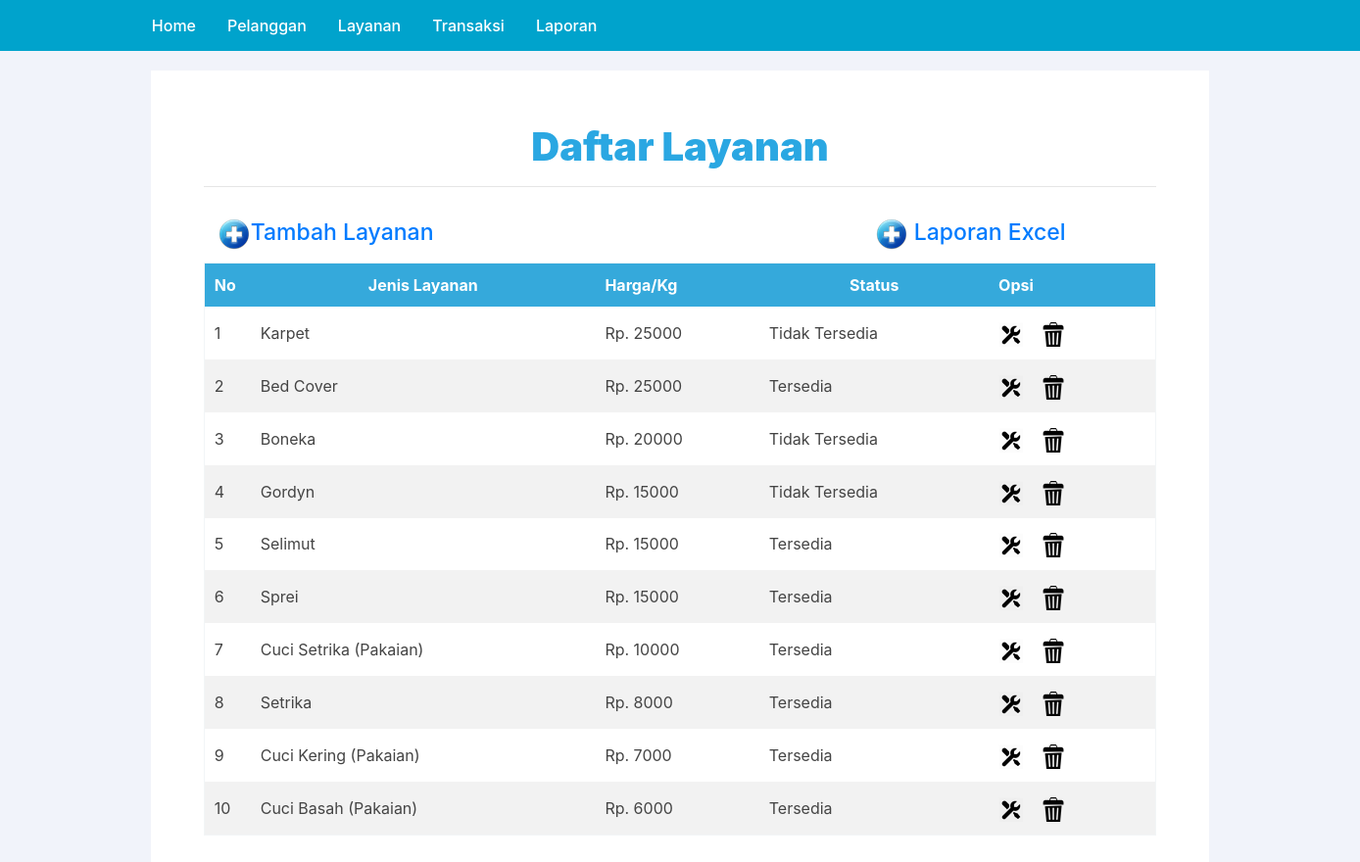
Page /halaman_pegawai_layanan.php on the committed database.
### tables this page shows
CREATE TABLE `layanan` (
  `ID_LAYANAN` int(11) NOT NULL,
  `NAMA_LAYANAN` varchar(50) DEFAULT NULL,
  `HARGA_LAYANAN` int(11) DEFAULT NULL,
  `STATUS_LAYANAN` varchar(50) DEFAULT NULL
);

### halaman_pegawai_layanan.php (the view, shortened to what this page needs)
<!DOCTYPE html>
<html>
<head>
	<link rel="stylesheet" href="bootstrap.min.css">
	<link href="all.css" rel="stylesheet" type="text/css">
	<link rel="stylesheet" type="text/css" href="bootstrap.min.css">
	<link rel="stylesheet" type="text/css" href="styleadmin.css">
	<link rel="stylesheet" type="text/css" href="sidebar.css">
</head>
<div class="navigasi">
	<a href="halaman_pegawai.php">Home</a>
	<a href="halaman_pegawai_pelanggan.php">Pelanggan</a>
	<a href="halaman_pegawai_layanan.php">Layanan</a>
	<a href="transaksi.php">Transaksi</a>
	<a href="halaman_pegawai_laporan.php">Laporan</a>
</div>
<div class="container">
	<div class="row profile">
		<div class="col">
			<div class="content">
				<h1><b>Daftar Layanan</b></h1>
				<hr>
				<table width="130%" border="0" cellpadding="2" cellspacing="1">
					<tbody>
						<tr>
							<td colspan="2"><a href="tambah_layanan.php" target="_self"><img src="add.png">Tambah Layanan</a></td>
							<td colspan="2"><a href="import_excel.php?bagian=layanan" target="_self"><img src="add.png"> Laporan Excel</a></td>
						</tr>
						<div class='panel panel-border panel-primary'>
							<div class='panel-body'>
								<table id='datatable' class='table1'>
									<thead>
										<tr>
											<th>No</th>
											<th style="text-align:center">Jenis Layanan</th>
											<th>Harga/Kg</th>
											<th style="text-align:center">Status</th>
											<th>Opsi</th>
										</tr>
									</thead>
									<tbody>
										<?php
										$i = 1;
										include 'koneksi.php';
										$tp = mysqli_query($koneksi, "SELECT * FROM layanan ORDER BY HARGA_LAYANAN DESC ");
										while ($r = mysqli_fetch_array($tp)) {
										?>
											<tr>
												<td><?php echo $i; ?></td>
												<td><?php echo $r['NAMA_LAYANAN']; ?></td>
												<td>Rp. <?php echo $r['HARGA_LAYANAN']; ?></td>
												<td><?php echo $r['STATUS_LAYANAN']; ?></td>
												<td style="align-items: center">
													<a href="edit_layanan.php?id=<?php echo $r['ID_LAYANAN']; ?>"><img src="edit.png"> </a>
													<a href="hapus_layanan.php?id=<?php echo $r['ID_LAYANAN']; ?>" onclick="return confirm('Yakin Hapus?')"><img src="delete.png"> </a>
												</td>
											</tr>
											<?php $i = $i + 1; ?>
										<?php } ?>
									</tbody>
								</table>
							</div>
						</div>
					</tbody>
				</table>
			</div>
		</div>
	</div>
</div>
</body>
</html>

### styleadmin.css (style rules this page uses)
h1 { text-align: center; font-weight: 300; }
.daftar_tabel th, td { text-align: left; padding: 8px; }
.navigasi { overflow: hidden; background-color: #00a3cc; padding-left: 10%; }
.navigasi a { float: left; font-size: 16px; color: white; text-align: center; padding: 14px 16px; text-decoration: none; }

### sidebar.css (style rules this page uses)
.profile { margin: 20px 0; }
a, button, code, div, img, input, label, li, p, pre, select, span, svg, table, td, textarea, th, ul { -webkit-border-radius: 0!important; -moz-border-radius: 0!important; border-radius: 0!important; }

### halaman_pegawai_layanan.php (style rules this page uses)
.content { padding: 5%; background: #fff; min-height: 460px; }
.table1 { font-family: -apple-system, BlinkMacSystemFont, 'Segoe UI', Roboto, Oxygen, Ubuntu, Cantarell, 'Open Sans', 'Helvetica Neue', sans-serif; color: #444; border: 1px solid #f2f5f7; border-collapse: collapse; width: 100%; height: 80% }
.table1 tr th { background: #35A9DB; color: #fff; font-weight: 700; }
.table1, th, td { padding: 1% 1%; }
.table1 tr:nth-child(even) { background-color: #f2f2f2; }
h1 { font-family: -apple-system, BlinkMacSystemFont, 'Segoe UI', Roboto, Oxygen, Ubuntu, Cantarell, 'Open Sans', 'Helvetica Neue', sans-serif; color: #2aa7e2; font-weight: 900; }
a { font-family: -apple-system, BlinkMacSystemFont, 'Segoe UI', Roboto, Oxygen, Ubuntu, Cantarell, 'Open Sans', 'Helvetica Neue', sans-serif; font-size: 23px; font-weight: 500; }

### rows in the picture
layanan: NAMA_LAYANAN "Karpet", HARGA_LAYANAN "25000", STATUS_LAYANAN "Tidak Tersedia"
layanan: NAMA_LAYANAN "Bed Cover", HARGA_LAYANAN "25000", STATUS_LAYANAN "Tersedia"
layanan: NAMA_LAYANAN "Boneka", HARGA_LAYANAN "20000", STATUS_LAYANAN "Tidak Tersedia"
layanan: NAMA_LAYANAN "Gordyn", HARGA_LAYANAN "15000", STATUS_LAYANAN "Tidak Tersedia"
layanan: NAMA_LAYANAN "Selimut", HARGA_LAYANAN "15000", STATUS_LAYANAN "Tersedia"
layanan: NAMA_LAYANAN "Sprei", HARGA_LAYANAN "15000", STATUS_LAYANAN "Tersedia"
layanan: NAMA_LAYANAN "Cuci Setrika (Pakaian)", HARGA_LAYANAN "10000", STATUS_LAYANAN "Tersedia"
layanan: NAMA_LAYANAN "Setrika", HARGA_LAYANAN "8000", STATUS_LAYANAN "Tersedia"
layanan: NAMA_LAYANAN "Cuci Kering (Pakaian)", HARGA_LAYANAN "7000", STATUS_LAYANAN "Tersedia"
layanan: NAMA_LAYANAN "Cuci Basah (Pakaian)", HARGA_LAYANAN "6000", STATUS_LAYANAN "Tersedia"
